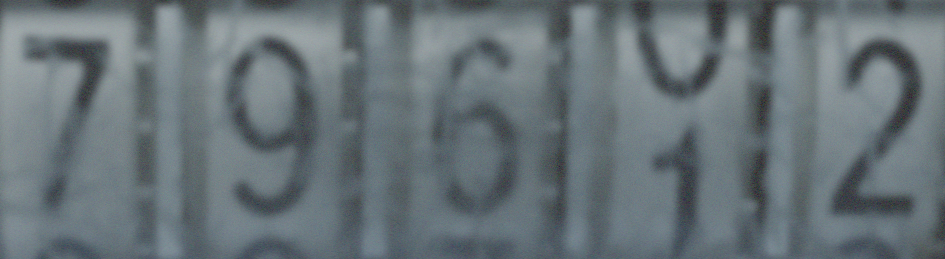
#> input picture 2.5D_blurry_4_diffusion/exp/2026-11-18_borderless_glass/images/000001.png, 945 x 259 px, given in place of 01_clean_baseline.png, which was not available
$ python make_comparison.py
#> lines starting #> are read from the running program, lines starting #| are printed output that depends on the picture
"""Create a clean-versus-heavy sheet with native views and matching closeups."""

import argparse
from pathlib import Path
from PIL import Image, ImageDraw, ImageFont

HERE = Path(__file__).resolve().parent
parser = argparse.ArgumentParser()
parser.add_argument("--input", default=str(HERE / "results"))
p = Path(parser.parse_args().input)
font = ImageFont.truetype("/System/Library/Fonts/Supplemental/Arial.ttf", 23)
sheet = Image.new("RGB", (1970, 1010), "white")
#> sheet: PIL image 1970x1010 RGB; every value is 255
draw = ImageDraw.Draw(sheet)
(p / "closeups").mkdir(exist_ok=True)
for i, (name, label) in enumerate(
    [
        ("01_clean_baseline", "Clean baseline"),
        ("02_heavy_scratches", "Heavy scratches"),
    ]
):
    im = Image.open(p / "images" / f"{name}.png").convert("RGB")
#> im is the input picture: PIL image 945x259 RGB; mean R, G, B 103.6, 114.7, 119.8
    crop = im.crop((370, 105, 730, 335))
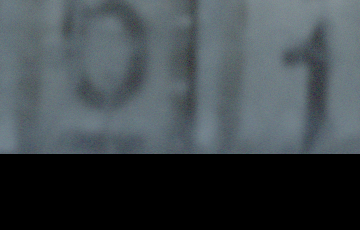
#> crop: PIL image 360x230 RGB; mean R, G, B 64.1, 72.2, 76.5
    crop.save(p / "closeups" / f"{name}.png")
    y = i * 505
    draw.text(
        (12, y + 5),
        f"{label}   |   full image at 1200 × 460",
        font=font,
        fill="black",
    )
    draw.text((1238, y + 5), "same glass crop, 2×", font=font, fill="black")
    sheet.paste(im, (0, y + 36))
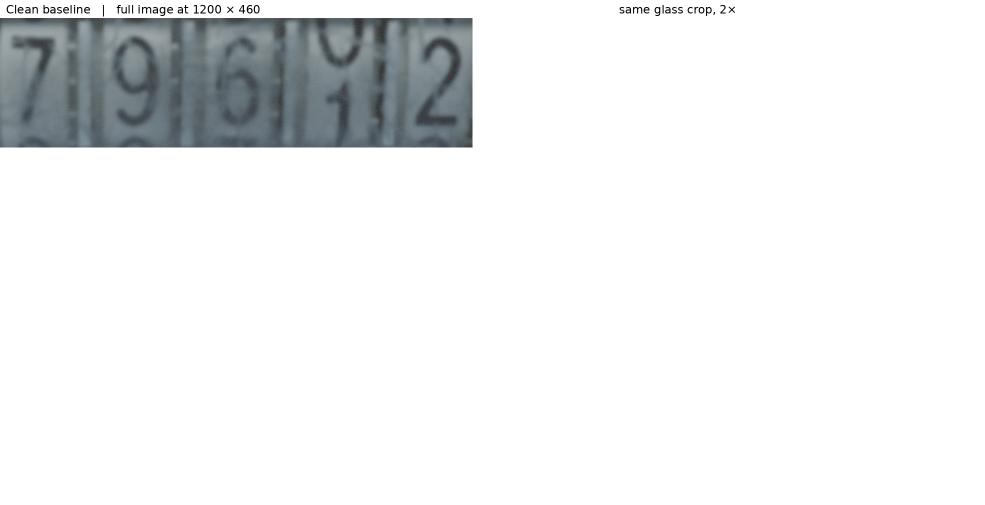
#> sheet: PIL image 1970x1010 RGB (shown at 1/2 size); mean R, G, B 236, 237.3, 238
    sheet.paste(
        crop.resize((720, 460), Image.Resampling.NEAREST), (1235, y + 36)
    )
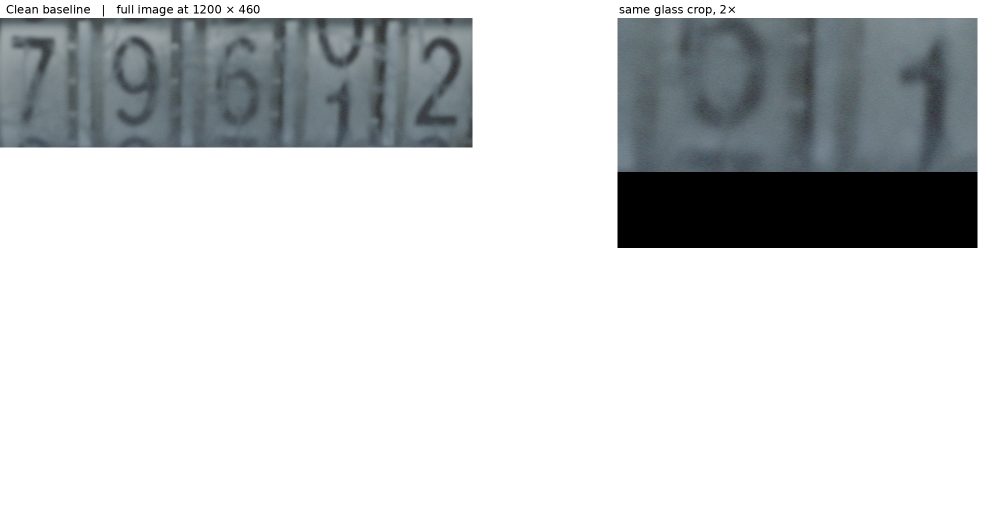
#> sheet: PIL image 1970x1010 RGB (shown at 1/2 size); mean R, G, B 204.2, 206.9, 208.2
sheet.save(p / "comparison_sheet.png")
print(p / "comparison_sheet.png")
